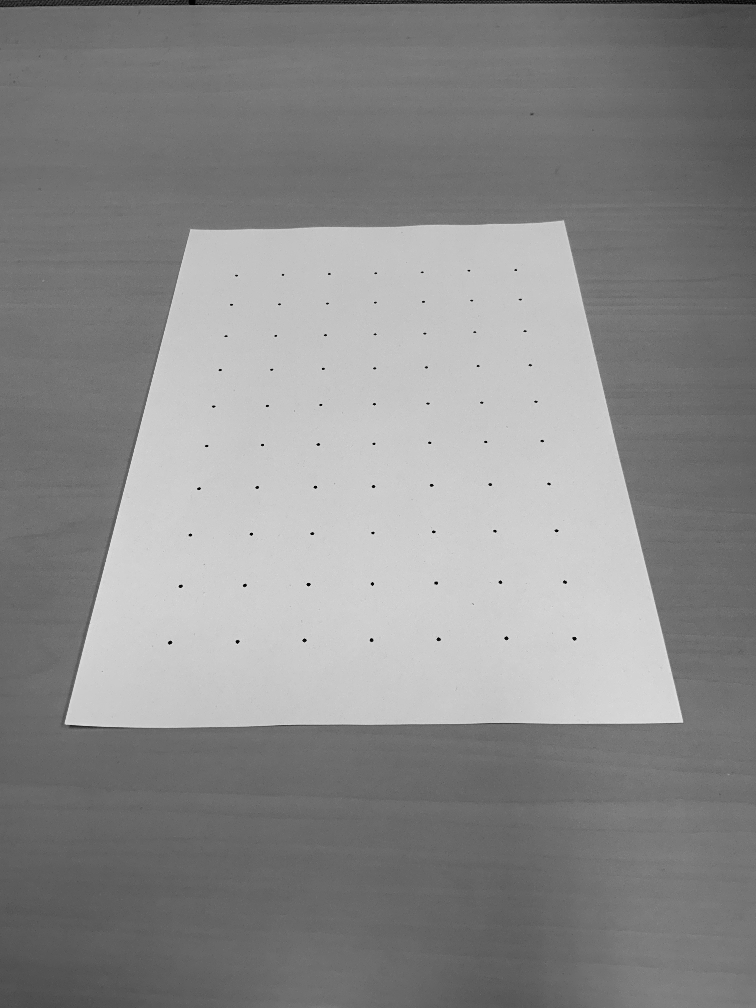
#> input picture img/test.png, 756 x 1008 px, found by its file name
$ python detectCircle.py
#> lines starting #> are read from the running program, lines starting #| are printed output that depends on the picture; after the words box and inside, x2 and y2 are one past the last pixel; in counts of white or black regions, pixels touching at a corner belong together
import cv2

# frame = cv2.imread("form2.jpg")
frame = cv2.imread("./image/test.png")
#> frame is the input picture: shape (1008, 756, 3); min 0, max 227, mean 138.7
# gray画像を作成
gray = cv2.cvtColor(frame, cv2.COLOR_BGR2GRAY)
# 二極化
ret2, th = cv2.threshold(gray, 0, 255, cv2.THRESH_BINARY + cv2.THRESH_OTSU)
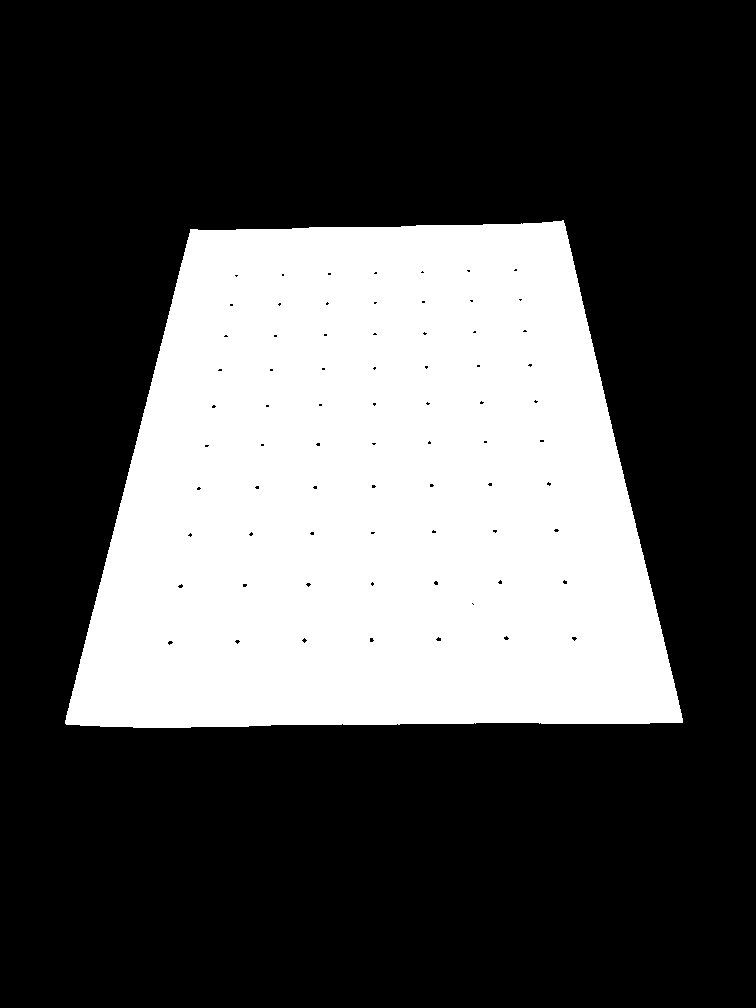
#> th: shape (1008, 756); 32.4% white; 1 white region
#> ret2 = 155
print(th.shape)
#| (1008, 756)
cv2.imwrite("min_conr.jpg", th)

cimg = th

# contours, hierarchy = cv2.findContours(cimg, cv2.RETR_EXTERNAL, cv2.CHAIN_APPROX_SIMPLE)
contours, hierarchy = cv2.findContours(cimg, cv2.RETR_LIST, cv2.CHAIN_APPROX_SIMPLE)
#> contours = 73 contours, 71 with area under 20; largest, box (x1, y1, x2, y2) and area: (65, 220, 683, 728) 246734, (435, 636, 442, 642) 20
print(len(contours))
#| 73

pointList = []
for i, cnt in enumerate(contours):
    # 輪郭の面積を計算する。
    area = cv2.contourArea(cnt)
    # 　抽出する範囲を指定
    if area > 1 and area < 1000:
        # 最小外接円を計算する
        (x, y), radius = cv2.minEnclosingCircle(cnt)
        cv2.circle(frame, (int(x), int(y)), int(radius), (0, 0, 255), 3)
        pointList.append([x, y])
#> this loop made 73 passes
#> (area, x, y, radius) on pass 6: (20, 438.1, 639, 3.08)
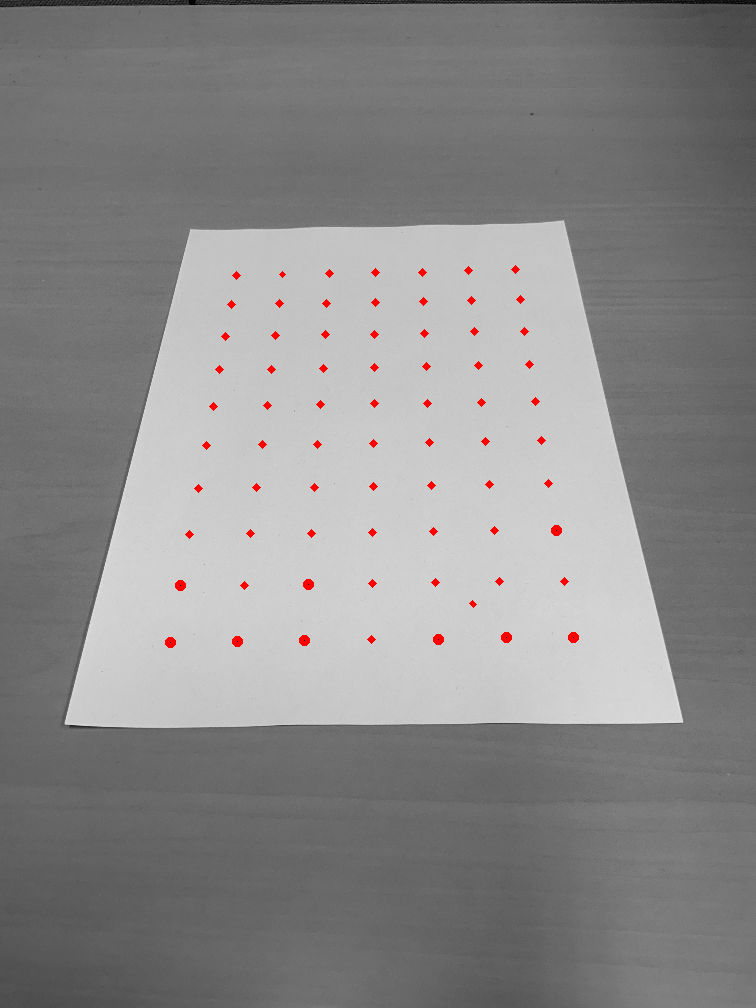
#> frame: shape (1008, 756, 3); 0.44% of pixels changed, all inside (x1, y1, x2, y2) = (165, 265, 579, 648)
#> after the loop, pointList = 72 pairs, first value 170 to 573.9, second value 269.5 to 642.5

print(len(pointList))
#| 72
cv2.imshow("frame", frame)
cv2.imwrite("min_contour.jpg", frame)

# キー入力を待つ
cv2.waitKey(0)
# 全ての開いたウインドウ閉じる
cv2.destroyAllWindows()
